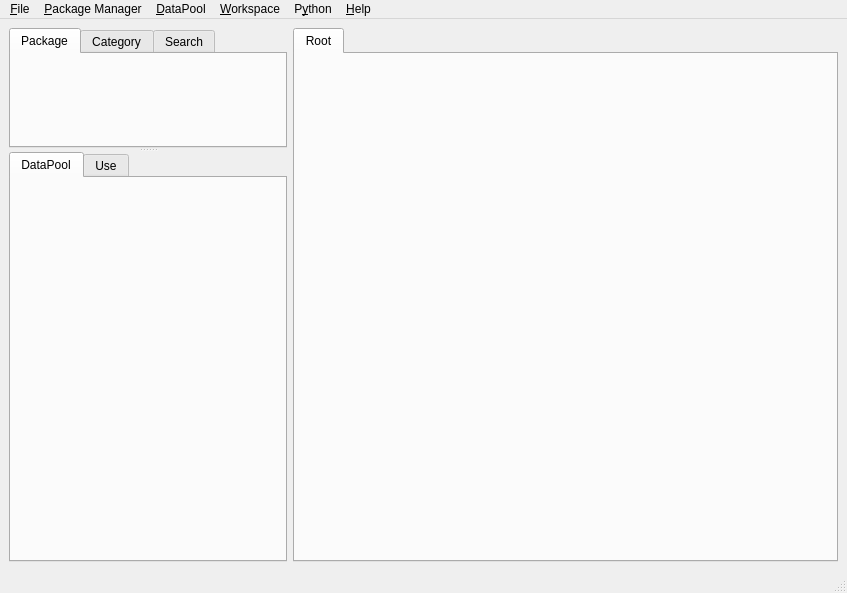
<ui version="4.0" >
 <class>MainWindow</class>
 <widget class="QMainWindow" name="MainWindow" >
  <property name="geometry" >
   <rect>
    <x>0</x>
    <y>0</y>
    <width>847</width>
    <height>593</height>
   </rect>
  </property>
  <property name="windowTitle" >
   <string>VisuAlea</string>
  </property>
  <property name="windowIcon" >
   <iconset resource="images.qrc" >:/icons/openalea_icon.png</iconset>
  </property>
  <widget class="QWidget" name="centralwidget" >
   <layout class="QHBoxLayout" >
    <property name="spacing" >
     <number>6</number>
    </property>
    <property name="leftMargin" >
     <number>9</number>
    </property>
    <property name="topMargin" >
     <number>9</number>
    </property>
    <property name="rightMargin" >
     <number>9</number>
    </property>
    <property name="bottomMargin" >
     <number>9</number>
    </property>
    <item>
     <widget class="QSplitter" name="splitter_2" >
      <property name="orientation" >
       <enum>Qt::Vertical</enum>
      </property>
      <widget class="QTabWidget" name="tabPackager" >
       <property name="currentIndex" >
        <number>0</number>
       </property>
       <widget class="QWidget" name="packageview" >
        <property name="sizePolicy" >
         <sizepolicy vsizetype="Preferred" hsizetype="MinimumExpanding" >
          <horstretch>0</horstretch>
          <verstretch>0</verstretch>
         </sizepolicy>
        </property>
        <attribute name="title" >
         <string>Package</string>
        </attribute>
        <attribute name="icon" >
         <iconset resource="images.qrc" >:/icons/package.png</iconset>
        </attribute>
        <layout class="QVBoxLayout" >
         <property name="spacing" >
          <number>6</number>
         </property>
         <property name="leftMargin" >
          <number>9</number>
         </property>
         <property name="topMargin" >
          <number>9</number>
         </property>
         <property name="rightMargin" >
          <number>9</number>
         </property>
         <property name="bottomMargin" >
          <number>9</number>
         </property>
        </layout>
       </widget>
       <widget class="QWidget" name="categoryview" >
        <attribute name="title" >
         <string>Category</string>
        </attribute>
        <attribute name="icon" >
         <iconset resource="images.qrc" >:/icons/category.png</iconset>
        </attribute>
        <layout class="QVBoxLayout" >
         <property name="spacing" >
          <number>6</number>
         </property>
         <property name="leftMargin" >
          <number>9</number>
         </property>
         <property name="topMargin" >
          <number>9</number>
         </property>
         <property name="rightMargin" >
          <number>9</number>
         </property>
         <property name="bottomMargin" >
          <number>9</number>
         </property>
        </layout>
       </widget>
       <widget class="QWidget" name="searchview" >
        <attribute name="title" >
         <string>Search</string>
        </attribute>
        <attribute name="icon" >
         <iconset resource="images.qrc" >:/icons/search.png</iconset>
        </attribute>
        <layout class="QVBoxLayout" >
         <property name="spacing" >
          <number>6</number>
         </property>
         <property name="leftMargin" >
          <number>9</number>
         </property>
         <property name="topMargin" >
          <number>9</number>
         </property>
         <property name="rightMargin" >
          <number>9</number>
         </property>
         <property name="bottomMargin" >
          <number>9</number>
         </property>
         <item>
          <widget class="QLineEdit" name="search_lineEdit" />
         </item>
        </layout>
       </widget>
      </widget>
      <widget class="QTabWidget" name="poolTabWidget" >
       <property name="currentIndex" >
        <number>0</number>
       </property>
       <widget class="QWidget" name="pooltab" >
        <attribute name="title" >
         <string>DataPool</string>
        </attribute>
        <attribute name="icon" >
         <iconset resource="images.qrc" >:/icons/datapool.png</iconset>
        </attribute>
        <layout class="QVBoxLayout" >
         <property name="spacing" >
          <number>6</number>
         </property>
         <property name="leftMargin" >
          <number>9</number>
         </property>
         <property name="topMargin" >
          <number>9</number>
         </property>
         <property name="rightMargin" >
          <number>9</number>
         </property>
         <property name="bottomMargin" >
          <number>9</number>
         </property>
        </layout>
       </widget>
       <widget class="QWidget" name="tab" >
        <attribute name="title" >
         <string>Use</string>
        </attribute>
        <layout class="QVBoxLayout" >
         <property name="spacing" >
          <number>6</number>
         </property>
         <property name="leftMargin" >
          <number>9</number>
         </property>
         <property name="topMargin" >
          <number>9</number>
         </property>
         <property name="rightMargin" >
          <number>9</number>
         </property>
         <property name="bottomMargin" >
          <number>9</number>
         </property>
         <item>
          <widget class="QTableWidget" name="tableWidget" >
           <column>
            <property name="text" >
             <string>Variable</string>
            </property>
           </column>
           <column>
            <property name="text" >
             <string>Port</string>
            </property>
           </column>
          </widget>
         </item>
        </layout>
       </widget>
      </widget>
     </widget>
    </item>
    <item>
     <widget class="QSplitter" name="splitter" >
      <property name="sizePolicy" >
       <sizepolicy vsizetype="Expanding" hsizetype="Expanding" >
        <horstretch>10</horstretch>
        <verstretch>0</verstretch>
       </sizepolicy>
      </property>
      <property name="orientation" >
       <enum>Qt::Vertical</enum>
      </property>
      <widget class="QTabWidget" name="tabWorkspace" >
       <property name="sizePolicy" >
        <sizepolicy vsizetype="Expanding" hsizetype="Expanding" >
         <horstretch>4</horstretch>
         <verstretch>3</verstretch>
        </sizepolicy>
       </property>
       <property name="currentIndex" >
        <number>0</number>
       </property>
       <widget class="QWidget" name="usetab" >
        <attribute name="title" >
         <string>Root</string>
        </attribute>
        <layout class="QVBoxLayout" >
         <property name="spacing" >
          <number>6</number>
         </property>
         <property name="leftMargin" >
          <number>9</number>
         </property>
         <property name="topMargin" >
          <number>9</number>
         </property>
         <property name="rightMargin" >
          <number>9</number>
         </property>
         <property name="bottomMargin" >
          <number>9</number>
         </property>
        </layout>
       </widget>
      </widget>
     </widget>
    </item>
   </layout>
  </widget>
  <widget class="QMenuBar" name="menubar" >
   <property name="geometry" >
    <rect>
     <x>0</x>
     <y>0</y>
     <width>847</width>
     <height>25</height>
    </rect>
   </property>
   <widget class="QMenu" name="menu_File" >
    <property name="title" >
     <string>&amp;File</string>
    </property>
    <addaction name="action_New_Session" />
    <addaction name="action_Open_Session" />
    <addaction name="action_Save_Session" />
    <addaction name="actionSave_as" />
    <addaction name="separator" />
    <addaction name="action_Quit" />
   </widget>
   <widget class="QMenu" name="menuDataPool" >
    <property name="title" >
     <string>&amp;DataPool</string>
    </property>
    <addaction name="actionClear_Data_Pool" />
   </widget>
   <widget class="QMenu" name="menu_Help" >
    <property name="title" >
     <string>&amp;Help</string>
    </property>
    <addaction name="action_Help" />
    <addaction name="separator" />
    <addaction name="action_About" />
    <addaction name="actionOpenAlea_Web" />
    <addaction name="separator" />
    <addaction name="actionPreferences" />
   </widget>
   <widget class="QMenu" name="menu_Python" >
    <property name="title" >
     <string>P&amp;ython</string>
    </property>
    <addaction name="action_Execute_script" />
    <addaction name="actionOpen_Console" />
   </widget>
   <widget class="QMenu" name="menu_Workspace" >
    <property name="windowIcon" >
     <iconset/>
    </property>
    <property name="title" >
     <string>&amp;Workspace</string>
    </property>
    <addaction name="action_Run" />
    <addaction name="actionConfigure_I_O" />
    <addaction name="separator" />
    <addaction name="actionGroup_Selection" />
    <addaction name="action_Copy" />
    <addaction name="action_Paste" />
    <addaction name="action_Cut" />
    <addaction name="action_Delete_2" />
    <addaction name="separator" />
    <addaction name="action_New_Empty_Workspace" />
    <addaction name="action_Close_current_workspace" />
    <addaction name="separator" />
    <addaction name="action_Export_to_Factory" />
    <addaction name="actionReload_from_Model" />
    <addaction name="separator" />
    <addaction name="actionExport_to_Application" />
   </widget>
   <widget class="QMenu" name="menu_Package" >
    <property name="title" >
     <string>&amp;Package Manager</string>
    </property>
    <widget class="QMenu" name="menuCreate" >
     <property name="title" >
      <string>Create</string>
     </property>
     <addaction name="actionNew_Package" />
     <addaction name="action_New_Network" />
     <addaction name="actionNew_Python_Node" />
    </widget>
    <addaction name="action_Add_File" />
    <addaction name="action_Auto_Search" />
    <addaction name="actionFind_Node" />
    <addaction name="separator" />
    <addaction name="menuCreate" />
   </widget>
   <addaction name="menu_File" />
   <addaction name="menu_Package" />
   <addaction name="menuDataPool" />
   <addaction name="menu_Workspace" />
   <addaction name="menu_Python" />
   <addaction name="menu_Help" />
  </widget>
  <widget class="QStatusBar" name="statusbar" />
  <action name="action_About" >
   <property name="text" >
    <string>&amp;About</string>
   </property>
  </action>
  <action name="action_Help" >
   <property name="text" >
    <string>&amp;Help</string>
   </property>
   <property name="shortcut" >
    <string>F1</string>
   </property>
  </action>
  <action name="action_Quit" >
   <property name="text" >
    <string>&amp;Quit</string>
   </property>
   <property name="shortcut" >
    <string>Ctrl+Q</string>
   </property>
  </action>
  <action name="action_New_Package" >
   <property name="text" >
    <string>&amp;Create Package</string>
   </property>
   <property name="shortcut" >
    <string>Ctrl+N</string>
   </property>
  </action>
  <action name="actionSystem_Search" >
   <property name="text" >
    <string>System &amp;Search</string>
   </property>
  </action>
  <action name="action_Add_File" >
   <property name="text" >
    <string>&amp;Load Wralea File</string>
   </property>
  </action>
  <action name="action_Auto_Search" >
   <property name="text" >
    <string>&amp;Reload All packages</string>
   </property>
  </action>
  <action name="action_Close_current_workspace" >
   <property name="text" >
    <string>&amp;Close Workspace</string>
   </property>
  </action>
  <action name="action_Run" >
   <property name="text" >
    <string>&amp;Run </string>
   </property>
   <property name="shortcut" >
    <string>Ctrl+R</string>
   </property>
  </action>
  <action name="action_New_Network" >
   <property name="text" >
    <string>&amp;Composite Node</string>
   </property>
  </action>
  <action name="actionOpenAlea_Web" >
   <property name="text" >
    <string>OpenAlea Web</string>
   </property>
  </action>
  <action name="action_Execute_script" >
   <property name="text" >
    <string>&amp;Execute script</string>
   </property>
  </action>
  <action name="action_New_Session" >
   <property name="text" >
    <string>&amp;New Session</string>
   </property>
   <property name="shortcut" >
    <string>Ctrl+N</string>
   </property>
  </action>
  <action name="action_Open_Session" >
   <property name="text" >
    <string>&amp;Open Session</string>
   </property>
   <property name="shortcut" >
    <string>Ctrl+O</string>
   </property>
  </action>
  <action name="action_Save_Session" >
   <property name="text" >
    <string>&amp;Save Session</string>
   </property>
   <property name="shortcut" >
    <string>Ctrl+S</string>
   </property>
  </action>
  <action name="actionSave_as" >
   <property name="text" >
    <string>Save &amp;as</string>
   </property>
  </action>
  <action name="action_Export_to_Factory" >
   <property name="text" >
    <string>&amp;Save as Composite Node</string>
   </property>
   <property name="shortcut" >
    <string>Ctrl+E</string>
   </property>
  </action>
  <action name="actionExport_to_Application" >
   <property name="text" >
    <string>Export to Application</string>
   </property>
  </action>
  <action name="actionClear_Data_Pool" >
   <property name="text" >
    <string>Clear Data Pool</string>
   </property>
  </action>
  <action name="actionFind_Node" >
   <property name="text" >
    <string>&amp;Find Node</string>
   </property>
   <property name="shortcut" >
    <string>Ctrl+F</string>
   </property>
  </action>
  <action name="actionNew_Python_Node" >
   <property name="text" >
    <string>Python &amp;Node</string>
   </property>
  </action>
  <action name="actionNew_Package" >
   <property name="text" >
    <string>&amp;Package</string>
   </property>
  </action>
  <action name="action_Delete" >
   <property name="text" >
    <string>&amp;Delete</string>
   </property>
  </action>
  <action name="action_EditNode" >
   <property name="text" >
    <string>&amp;Edit</string>
   </property>
  </action>
  <action name="actionShow_Pool" >
   <property name="text" >
    <string>Show Pool</string>
   </property>
   <property name="shortcut" >
    <string>Ctrl+D</string>
   </property>
  </action>
  <action name="action_OpenNode" >
   <property name="text" >
    <string>&amp;Open</string>
   </property>
  </action>
  <action name="action_Delete_2" >
   <property name="text" >
    <string>&amp;Delete</string>
   </property>
  </action>
  <action name="action_New_Empty_Workspace" >
   <property name="text" >
    <string>&amp;New Empty Workspace</string>
   </property>
   <property name="shortcut" >
    <string>Ctrl+W</string>
   </property>
  </action>
  <action name="actionReload_from_Model" >
   <property name="text" >
    <string>Reload</string>
   </property>
  </action>
  <action name="actionPreferences" >
   <property name="text" >
    <string>Preferences</string>
   </property>
  </action>
  <action name="actionConfigure_I_O" >
   <property name="text" >
    <string>Configure I/O</string>
   </property>
  </action>
  <action name="actionGroup_Selection" >
   <property name="text" >
    <string>Group</string>
   </property>
   <property name="shortcut" >
    <string>Ctrl+G</string>
   </property>
  </action>
  <action name="actionOpen_Console" >
   <property name="text" >
    <string>Open &amp;Console</string>
   </property>
   <property name="shortcut" >
    <string>Ctrl+P</string>
   </property>
   <property name="shortcutContext" >
    <enum>Qt::ApplicationShortcut</enum>
   </property>
  </action>
  <action name="action_Copy" >
   <property name="text" >
    <string>Copy</string>
   </property>
   <property name="shortcut" >
    <string>Ctrl+C</string>
   </property>
  </action>
  <action name="action_Paste" >
   <property name="text" >
    <string>&amp;Paste</string>
   </property>
   <property name="shortcut" >
    <string>Ctrl+V</string>
   </property>
  </action>
  <action name="action_Cut" >
   <property name="text" >
    <string>Cut</string>
   </property>
   <property name="shortcut" >
    <string>Ctrl+X</string>
   </property>
  </action>
 </widget>
 <resources>
  <include location="images.qrc" />
 </resources>
 <connections/>
</ui>
